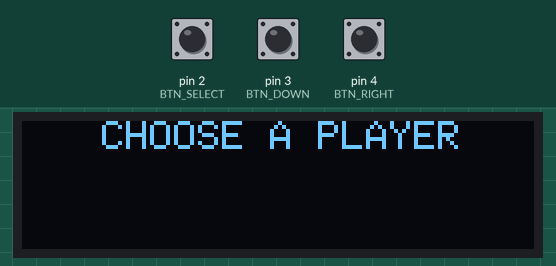
Simulated run of this sketch. Board: Arduino Uno, built with avr-gcc and run on an emulated ATmega328P. Shown: 128×32 one-colour display. The inputs (shaded band) are chosen by the test bench; at power-on: pin 2 (BTN_SELECT) HIGH, pin 3 (BTN_DOWN) HIGH, pin 4 (BTN_RIGHT) HIGH. The display library's start-up logo is not drawn; random numbers use the default seed unless the sketch sets one.

Above: at 2.6 s.
At 5.2 s:
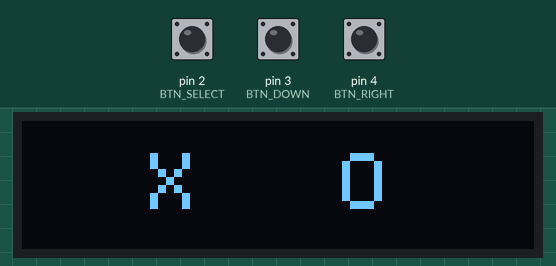
5.3 s: pin 2 (BTN_SELECT) pulled LOW for 1 s
At 7.0 s:
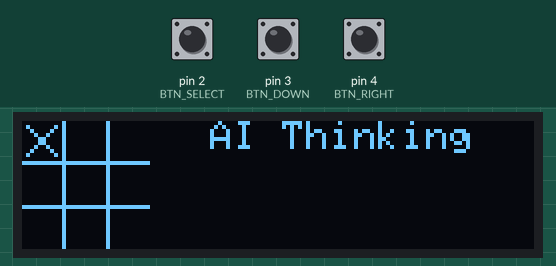
At 15.6 s:
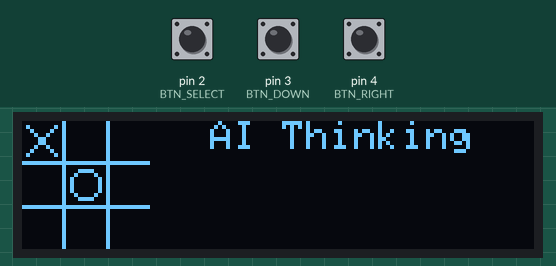
Timing chart, 0 to 17.1 s (numbered marks = the images above; inputs shaded):
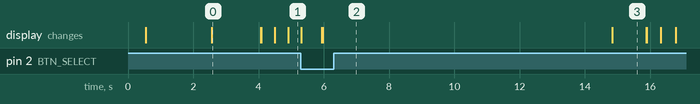

Measured:
- what the display in image 0 shows lasts 1.5 s, from 2.6 s to 4.1 s
- what the display in image 3 shows lasts 1.1 s, from 14.8 s to 15.9 s

The sketch:

ttt.ino
```cpp
#include <Wire.h>
#include <Adafruit_GFX.h>
#include <Adafruit_SSD1306.h>

#include "actions.h"
#include "board.h"
#include "minimax.h"

#define SCREEN_WIDTH 128
#define SCREEN_HEIGHT 32
#define OLED_RESET -1
#define SCREEN_ADDRESS 0x3C

Adafruit_SSD1306 display(SCREEN_WIDTH, SCREEN_HEIGHT, &Wire, OLED_RESET);

#define BTN_SELECT 2
#define BTN_DOWN 3
#define BTN_RIGHT 4

#define CTX_SELECT 0
#define CTX_YOUR_TURN 1
#define CTX_AI_THINKING 2
#define CTX_TIE 3
#define CTX_WIN 4

char user = ' ';
bool AI_turn = false;
char winner = VOID;

GameBoard board;
GameBoard prev_board; // For drawing purposes

static const uint8_t PROGMEM X_bmp[] = {
    0b00000000, 0b00000000,
    0b01000000, 0b10000000,
    0b00100001, 0b00000000,
    0b00010010, 0b00000000,
    0b00001100, 0b00000000,
    0b00001100, 0b00000000,
    0b00010010, 0b00000000,
    0b00100001, 0b00000000,
    0b01000000, 0b10000000,
    0b00000000, 0b00000000
};
static const uint8_t PROGMEM O_bmp[] = {
    0b00000000, 0b00000000,
    0b00011110, 0b00000000,
    0b00100001, 0b00000000,
    0b01000000, 0b10000000,
    0b01000000, 0b10000000,
    0b01000000, 0b10000000,
    0b01000000, 0b10000000,
    0b00100001, 0b00000000,
    0b00011110, 0b00000000,
    0b00000000, 0b00000000
};

int sel_i = 0;
int sel_j = 0;

unsigned long last_blink = 0;
bool blink_on = true;

unsigned long last_display_update = 0;
const unsigned long DISPLAY_UPDATE_INTERVAL = 50; // ~20 FPS

// Rastreamento de estado anterior para evitar redesenho desnecessário
int prev_sel_i = -1;
int prev_sel_j = -1;
char prev_user = ' ';
int prev_context = -1;
bool prev_blink_on = true;
char prev_winner = ' ';

void setup() {
    delay(500);

    if (!display.begin(SSD1306_SWITCHCAPVCC, SCREEN_ADDRESS)) {
        Serial.println(F("SSD1306 allocation failed"));
        for (;;); // Don't proceed, loop forever
    }
    display.display();
    delay(2000);
    print_context(CTX_SELECT);
    delay(1500);
    display.clearDisplay();
    display.display();

    pinMode(BTN_SELECT, INPUT_PULLUP);
    pinMode(BTN_DOWN, INPUT_PULLUP);
    pinMode(BTN_RIGHT, INPUT_PULLUP);
    randomSeed(analogRead(A0));
}

void loop() {
    unsigned long current_time = millis();

    // Rate limiting: não atualiza display a cada iteração
    if (current_time - last_display_update < DISPLAY_UPDATE_INTERVAL) {
        return;
    }
    last_display_update = current_time;

    if (user == ' ') {
        user = select_player();
        delay(200);
    } else {
        bool game_over = board.terminal();
        char current_player = board.player();

        // ===== CONTEXT LOGIC =====
        int current_context = CTX_SELECT;
        char current_winner = VOID;

        if (game_over) {
            current_winner = board.winner();
            winner = current_winner;

            if (current_winner == VOID) {
                current_context = CTX_TIE;
            } else {
                current_context = CTX_WIN;
            }
        } else if (user == current_player) {
            current_context = CTX_YOUR_TURN;
        } else {
            current_context = CTX_AI_THINKING;
        }

        // ===== AI MOVE LOGIC =====
        if (user != current_player && !game_over) {
            if (AI_turn) {
                if (board.initial()) {
                    Action random_first_move = {
                        random(0,3),
                        random(0,3)
                    };
                    board.make_move(random_first_move);
                } else {
                    Action move = minimax(board);
                    board.make_move(move);
                }
                AI_turn = false;
            } else {
                AI_turn = true;
            }
        }

        // ===== PLAYER MOVE LOGIC =====
        if (user == current_player && !game_over) {
            if (current_time - last_blink > 400) {
                blink_on = !blink_on;
                last_blink = current_time;
            }

            // DOWN
            if (digitalRead(BTN_DOWN) == LOW) {
                sel_i++;
                if (sel_i >= SIZE) sel_i = 0;
                delay(210);
            }

            // RIGHT
            if (digitalRead(BTN_RIGHT) == LOW) {
                sel_j++;
                if (sel_j >= SIZE) sel_j = 0;
                delay(210);
            }

            // SELECT
            if (digitalRead(BTN_SELECT) == LOW) {
                Action move = {sel_i, sel_j};
                ActionSet actions = board.possible_actions();
                if (actions.contains(move)) {
                    board.make_move(move);
                }
                delay(210);
            }
        }

        // ===== CONDITIONAL RENDERIZATION =====
        bool needs_redraw = false;

        // Verifica mudanças no tabuleiro
        if (prev_board != board) {
            needs_redraw = true;
            prev_board = board;
        }

        // Verifica mudanças de contexto
        if (current_context != prev_context || current_winner != prev_winner) {
            needs_redraw = true;
            prev_context = current_context;
            prev_winner = current_winner;
        }

        // Verifica mudanças de seleção ou pisca
        if (sel_i != prev_sel_i || sel_j != prev_sel_j || blink_on != prev_blink_on) {
            needs_redraw = true;
            prev_sel_i = sel_i;
            prev_sel_j = sel_j;
            prev_blink_on = blink_on;
        }

        // Só redesenha se houver mudanças
        if (needs_redraw) {
            display.clearDisplay();
            draw_game_board();
            print_context(current_context);

            if (user == current_player && !game_over) {
                draw_selection(sel_i, sel_j, blink_on);
            }

            display.display();
        }

        if (game_over) {
            if (digitalRead(BTN_SELECT) == LOW) {
                user = ' ';
                AI_turn = false;
                winner = VOID;
                sel_i = 0;
                sel_j = 0;
                board.clear();
                print_context(CTX_SELECT);
                delay(1500);
                return;
            }
        }
    }
}

char select_player() {
    char choice = 'X';
    bool blink = true;
    unsigned long lastBlink = 0;
    const int yText = 8;
    const int xX = 32;
    const int xO = 80;
    const int boxSize = 20;

    while (true) {
        if (millis() - lastBlink > 400) {
            blink = !blink;
            lastBlink = millis();
        }

        display.clearDisplay();
        display.setTextSize(2);
        display.setTextColor(SSD1306_WHITE);

        display.setCursor(xX, yText);
        display.print("X");

        display.setCursor(xO, yText);
        display.print("O");

        if (blink) {
            int boxX = (choice == 'X') ? xX - 4 : xO - 4;
            int boxY = yText - 4;
            display.drawRect(boxX, boxY, boxSize, boxSize, SSD1306_WHITE);
        }

        display.display();

        if (digitalRead(BTN_DOWN) == LOW) {
            choice = 'X';
            delay(200);
        }

        if (digitalRead(BTN_RIGHT) == LOW) {
            choice = 'O';
            delay(200);
        }

        if (digitalRead(BTN_SELECT) == LOW) {
            delay(200);
            return choice;
        }
    }
}

void draw_game_board() {
    const int xinit = 0;
    const int xend = 31;
    const int vert1 = 10;
    const int vert2 = 21;
    const int horz1 = 10;
    const int horz2 = 21;

    const int cell_w = vert2 - vert1;
    const int cell_h = horz2 - horz1;

    display.drawLine(vert1, 0, vert1, SCREEN_HEIGHT - 1, SSD1306_WHITE);
    display.drawLine(vert2, 0, vert2, SCREEN_HEIGHT - 1, SSD1306_WHITE);
    display.drawLine(xinit, horz1, xend, horz1, SSD1306_WHITE);
    display.drawLine(xinit, horz2, xend, horz2, SSD1306_WHITE);

    for (int i = 0; i < SIZE; i++) {
        for (int j = 0; j < SIZE; j++) {
            int x = xinit + j * cell_w;
            int y = i * cell_h;

            if (board(i, j) == X) {
                display.drawBitmap(x, y, X_bmp, 10, 10, SSD1306_WHITE);
            } else if (board(i, j) == O){
                display.drawBitmap(x, y, O_bmp, 10, 10, SSD1306_WHITE);
            }
        }
    }
}

void print_context(int ctx) {
    display.fillRect(
        SCREEN_HEIGHT,
        0,
        SCREEN_WIDTH - SCREEN_HEIGHT,
        SCREEN_HEIGHT,
        SSD1306_BLACK
    );

    display.setTextSize(1);
    display.setTextColor(SSD1306_WHITE);
    display.setCursor(SCREEN_HEIGHT + 15, 0);

    switch (ctx) {
        case CTX_SELECT:
            display.clearDisplay();
            display.setCursor(20, 0);
            display.print("CHOOSE A PLAYER");
            break;
        case CTX_YOUR_TURN:
            display.print("Your Turn");
            break;

        case CTX_AI_THINKING:
            display.print("AI Thinking");
            display.display();
            delay(990);
            break;

        case CTX_TIE:
            display.print("GAME TIE");
            break;

        case CTX_WIN:
            display.print("WINNER:");
            display.setTextSize(2);
            display.setCursor(SCREEN_HEIGHT + 15, 16);

            if (winner == X) {
                display.print("X");
            } else if (winner == O) {
                display.print("O");
            }
            break;

        default:
            break;
    }
    display.display();
}

void draw_selection(int i, int j, bool visible) {
    int x = j * 11;
    int y = i * 11;

    if (visible) {
        display.drawRect(x, y, 10, 10, SSD1306_WHITE);
    }
    else {
        display.drawRect(x, y, 10, 10, SSD1306_BLACK);
    }
}
```

actions.cpp
```cpp
#include "actions.h"

// --------------------------------------------------------------------------
// Action
// --------------------------------------------------------------------------

bool Action::operator==(const Action& other) const {
    return i == other.i && j == other.j;
}

// --------------------------------------------------------------------------
// ActionSet
// --------------------------------------------------------------------------

bool ActionSet::is_empty() const { return stored == 0; }

bool ActionSet::contains(const Action& action) const {
    for (int i = 0; i < stored; i++) {
        if (action == vector[i]) {
            return true;
        }
    }
    return false;
}

void ActionSet::insert(Action action) {
    if (!contains(action) && stored < MAX) {
        vector[stored++] = action;
    }
}

Action* ActionSet::begin() { return vector; }

Action* ActionSet::end() { return vector + stored; }

const Action* ActionSet::begin() const { return vector; }

const Action* ActionSet::end() const { return vector + stored; }
```

actions.h
```cpp
#ifndef ACTIONS_H
#define ACTIONS_H

// =========================================================
// Action
// ---------------------------------------------------------
// An Action represents a move on the game board.
// It is defined by a pair of coordinates (i, j),
// corresponding to a board position that is not occupied.
//
// Two actions are considered equal if they have the same
// coordinates.
// =========================================================

struct Action {
    int i;  // Row index
    int j;  // Column index

    // Compares two actions for equality.
    // return true if both actions have the same coordinates.
    bool operator==(const Action& other) const;
};

// This can be returned when no valid action exists
const Action NONE = Action{-1, -1};

// =========================================================
// ActionSet
// ---------------------------------------------------------
// A lightweight set for Action objects.
// It is intentionally minimal and tailored for the game,
// supporting only the operations required by the minimax
// algorithm.
//
// Internally, it uses a fixed-size array, since the maximum
// number of possible actions in a 3x3 board is known (9).
// =========================================================

class ActionSet {
private:
    static constexpr int MAX = 9;  // Maximum number of actions
    Action vector[MAX];            // Storage for actions
    int stored = 0;                // Number of stored actions

public:

    // Checks whether the set is empty.
    bool is_empty() const;

    // Checks whether an action is contained in the set.
    bool contains(const Action& action) const;

    // Inserts an action into the set if it is not present.
    void insert(Action action);

    // Iterator support (non-const).
    Action* begin();
    Action* end();

    // Iterator support (const).
    const Action* begin() const;
    const Action* end() const;
};

#endif
```

board.cpp
```cpp
#include "board.h"

// --------------------------------------------------------------------------
// Construction and initialization
// --------------------------------------------------------------------------

GameBoard::GameBoard() {
    clear();
}

void GameBoard::clear() {
    for (int i = 0; i < SIZE; ++i)
        for (int j = 0; j < SIZE; ++j)
            board[i][j] = VOID;
}

// --------------------------------------------------------------------------
// Operators
// --------------------------------------------------------------------------

char GameBoard::operator()(int i, int j) const {
    return board[i][j];
}

bool GameBoard::operator==(const GameBoard& other) const {
    for (int i = 0; i < SIZE; ++i)
        for (int j = 0; j < SIZE; ++j)
            if (board[i][j] != other.board[i][j])
                return false;

    return true;
}


bool GameBoard::operator!=(const GameBoard& other) const {
    return !(*this == other);
}


GameBoard& GameBoard::operator=(const GameBoard& other) {
    if (this == &other)
        return *this;

    for (int i = 0; i < SIZE; ++i)
        for (int j = 0; j < SIZE; ++j)
            board[i][j] = other.board[i][j];

    return *this;
}

// --------------------------------------------------------------------------
// Game mechanics
// --------------------------------------------------------------------------

ActionSet GameBoard::possible_actions() const {
    ActionSet actions;

    for (int i = 0; i < SIZE; ++i)
        for (int j = 0; j < SIZE; ++j)
            if (board[i][j] == VOID)
                actions.insert(Action{i, j});

    return actions;
}

void GameBoard::make_move(Action action) {
    ActionSet actions = possible_actions();

    if (!actions.contains(action)) return;

    board[action.i][action.j] = player();
}

// --------------------------------------------------------------------------
// Game evaluation
// --------------------------------------------------------------------------

bool GameBoard::initial() const {
    for (int i = 0; i < SIZE; ++i)
        for (int j = 0; j < SIZE; ++j)
            if (board[i][j] != VOID)
                return false;

    return true;
}

int GameBoard::count_turns(char c) const {
    int count = 0;

    for (int i = 0; i < SIZE; ++i)
        for (int j = 0; j < SIZE; ++j)
            if (board[i][j] == c)
                ++count;

    return count;
}

char GameBoard::player() const {
    if (initial())
        return X;

    int xs = count_turns(X);
    int os = count_turns(O);

    return (xs > os) ? O : X;
}

char GameBoard::winner() const {
    // Rows and columns
    for (int i = 0; i < SIZE; ++i)
    {
        if (board[i][0] != VOID &&
            board[i][0] == board[i][1] &&
            board[i][1] == board[i][2])
            return board[i][0];

        if (board[0][i] != VOID &&
            board[0][i] == board[1][i] &&
            board[1][i] == board[2][i])
            return board[0][i];
    }

    // Diagonals
    if (board[0][0] != VOID &&
        board[0][0] == board[1][1] &&
        board[1][1] == board[2][2])
        return board[0][0];

    if (board[0][2] != VOID &&
        board[0][2] == board[1][1] &&
        board[1][1] == board[2][0])
        return board[0][2];

    return VOID;
}

bool GameBoard::terminal() const {
    return (winner() != VOID) || possible_actions().is_empty();
}

int GameBoard::scoring() const {
    char win = winner();

    if (win == X) return 1;
    if (win == O) return -1;

    return 0;
}
```

minimax.h
```cpp
#ifndef MINIMAX_H
#define MINIMAX_H

// ============================================================================
//  Minimax algorithm
// ----------------------------------------------------------------------------
//  This header is responsible for choosing the best move for the AI player
//  in a Tic-Tac-Toe game, given the current state of the GameBoard.
// ============================================================================

#include "actions.h"
#include "board.h"

const int INF = 1000;

/**
 * @brief Computes the optimal action for the current player using
 *        the minimax algorithm.
 *
 * @param board The current game board state.
 * @return The best Action for the current player.
 */
Action minimax(const GameBoard& board);

/**
 * @brief Evaluates the maximum value achievable from this board state.
 *        This function corresponds to the MAX player (X).
 *
 * @param board The current game board state.
 * @return The evaluated score of the board.
 */
int max_value(const GameBoard& board);

/**
 * @brief Evaluates the minimum value achievable from this board state.
 *        This function corresponds to the MIN player (O).
 *
 * @param board The current game board state.
 * @return The evaluated score of the board.
 */
int min_value(const GameBoard& board);

#endif
```

Source omitted: board.h (3199 bytes), minimax.cpp (2445 bytes)
